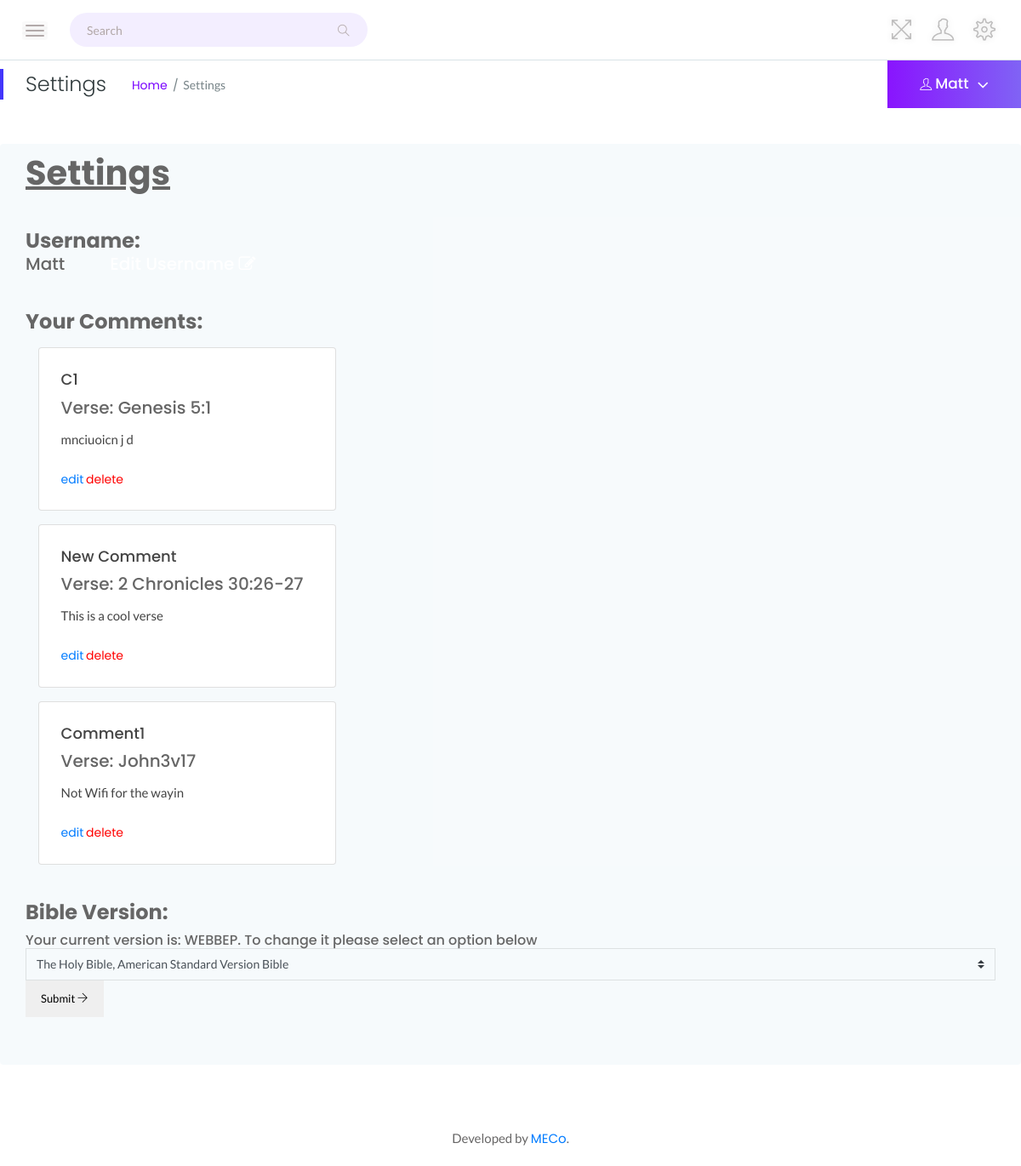
/settings/ (signed in), run on an earlier commit of the app's database.
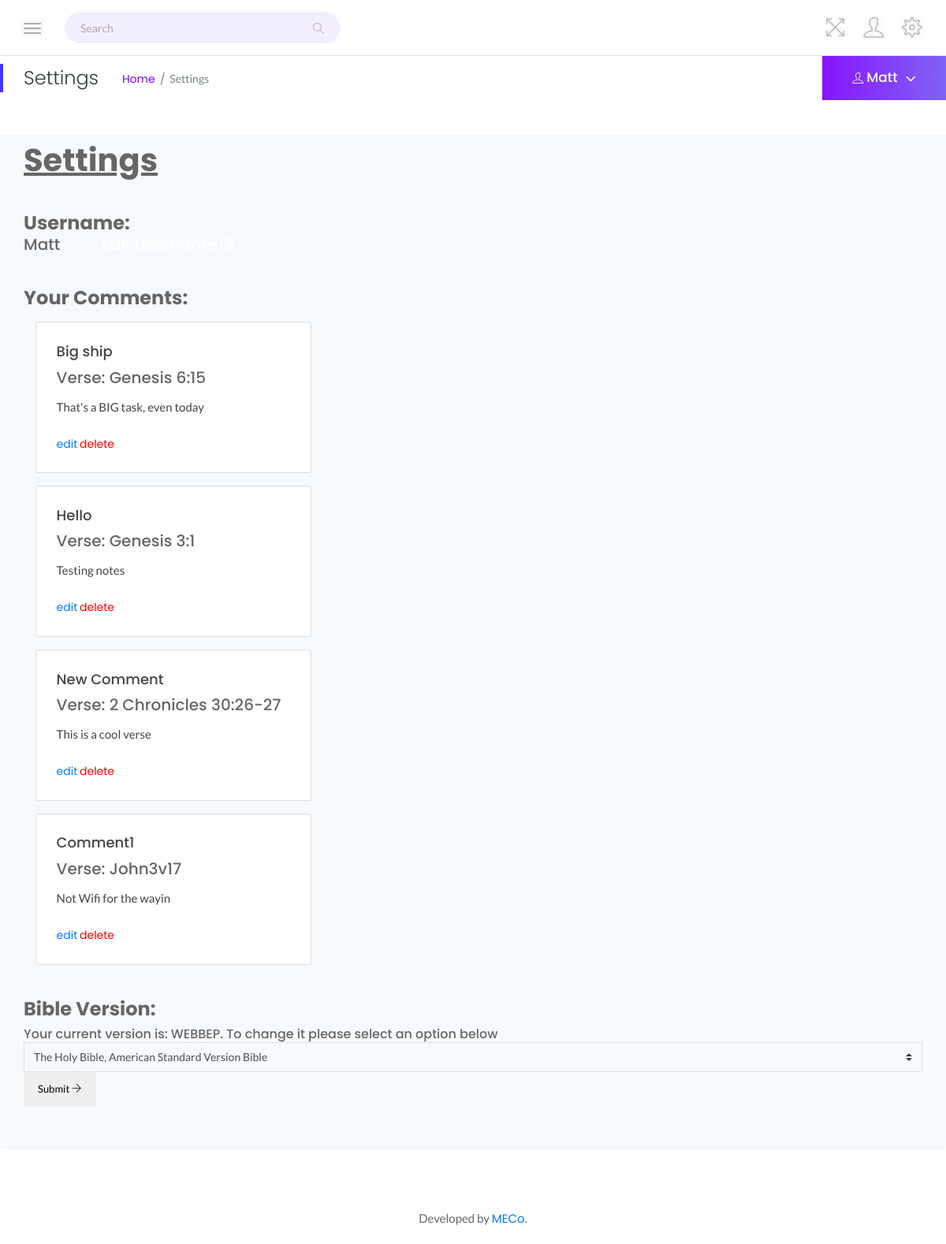
And on a later commit of the database.
### br/models.py (models this page shows, shortened)
class Comment(models.Model):
    text = models.TextField()
    author = models.ForeignKey(User, on_delete=models.CASCADE)
    date_posted = models.DateField(default=datetime.date.today)
    verse = models.CharField(max_length=100)
    title = models.CharField(max_length=100)
    reading = models.ForeignKey(Reading, on_delete=models.CASCADE, null=True, blank=True)

### user/models.py (models this page shows, shortened)
class UserProfile(models.Model):
    bible_versions = (("ASV", "The Holy Bible, American Standard Version Bible"),
                      ("engDRA", "Douay-Rheims American 1899 The Holy Bible in English, Douay-Rheims American Edition of 1899, translated from the Latin Vulgate"),
                      ("enggnv", "Geneva Bible common"),
                      ("enKJVe", "King James (Authorised) Version Ecumenical"),
                      ("enKJVp", "King James (Authorised) Version Protestant"),
                      ("engojp", "JPS TaNaKH 1917 Jewish"),
                      ("engRV", "Revised Version 1885 Interconfessional"),
                      ("GNT", "Good News Translation Protestant Bible"),
                      ("GNTD", "Good News Translation (US Version) Catholic Interconfessional Bible"),
                      ("T4T", "Translation for Translators common"),
                      ("WEBE", "World English Bible Ecumenical"),
                      ("WEBC", "World English Bible Catholic"),
                      ("WEBO", "World English Bible Orthodox"),
                      ("WEBP", "World English Bible Protestant"),
                      ("WEBBEE", "World English Bible British Edition Ecumenical"),
                      ("WEBBEC", "World English Bible British Edition Catholic"),
                      ("WEBBEO", "World English Bible British Edition Orthodox"),
                      ("WEBBEP", "World English Bible British Edition Protestant"),
                      ("WMB", "World Messianic Bible Messianic"),
                      ("WMBBEM", "World Messianic Bible British Edition Messianic"))
    user = models.OneToOneField(User, on_delete=models.CASCADE)
    bio = models.TextField(max_length=500, blank=True)
    desc = models.TextField(max_length=50, blank=True)
    friends = models.ManyToManyField(User, related_name="person")
    bible_ver = models.CharField(max_length=6, choices=bible_versions, default="WEBP")

### br/views.py (the view, shortened to what this page needs)
# urls.py: path('settings/', v.settings, name="settings"),
@login_required
def settings(request):
    comments = Comment.objects.filter(author=request.user).order_by('-date_posted')
    return render(request, 'br/settings.html', {'comments': comments})

### br/templates/br/settings.html (shortened to what this page needs)
{% extends 'br/home.html' %}
{% block top %}
<h4 class="page-title pull-left">Settings</h4>
<ul class="breadcrumbs pull-left">
    <li><a href="{% url 'index' %}">Home</a></li>
    <li><span>Settings</span></li>
</ul>
{% endblock %}
{% block content %}
<br>
<br>
<div class="row rounded settings-bg settings-bd">
    <div class="col-12 trans-bg settings-bd" style="background-color: rgba(243, 248, 251, 0) !important;">
        <div class="grid-col trans-bg settings-bd"><h1><u><strong>Settings</strong></u></h1>
        <br>
        <br>
        <h4><strong>Username:</strong></h4>
        <h5>{{ user.username }} <a class="text-white" href="{% url 'profile-edit' %}">Edit Username  <i class="fa fa-edit"></i> </a></h5>
        <br>
        <br>
        <h4><strong>Your Comments:</strong></h4>
        {% for comment in comments %}
        <div class="col-lg-4 col-md-6 mt-3">
            <div class="card card-bordered">
                <div class="card-body">
                    <h5 class="title">{{ comment.title }}</h5>
                    <h6 class="card-title">Verse: {{ comment.verse }}</h6>
                    <p class="card-text">{{ comment.text }}</p>
                    <a href="/settings/edit/comment/{{ comment.id }}">edit</a>
                    <a href="/settings/delete/comment/{{ comment.id }}" style="color:red;">delete</a>
                </div>
            </div>
        </div>
        {% endfor %}
        <br>
        <br>
        <form method="post" class="form-group">
            <label for="bible_ver"><h4><strong>Bible Version:</strong></h4></label>
            <h6>Your current version is: {{ user.userprofile.bible_ver }}. To change it please select an option below</h6>
            <select name="bible_ver" id="bible_ver" class="custom-select rounded-0" style="background-color: rgba(0, 0, 0, 0); border-color: rgba(0, 0, 0, 0.1)">
              <option value="ASV">The Holy Bible, American Standard Version Bible</option>
            </select>
            <button class="btn btn-flat" id="form_submit" type="submit" name="submit" value="Search">Submit <i class="ti-arrow-right"></i></button>
        </form>
        </div>
    </div>
</div>
{% endblock %}

### br/templates/br/home.html (shortened to what this page needs)
{% load static %}
<!doctype html>
<html class="no-js" lang="en">
<head>
    <link rel="stylesheet" href="{% static 'br/assets/css/bootstrap.min.css' %}">
    <link rel="stylesheet" href="{% static 'br/assets/css/font-awesome.min.css' %}">
    <link rel="stylesheet" href="{% static 'br/assets/css/themify-icons.css' %}">
    <link rel="stylesheet" href="{% static 'br/assets/css/metisMenu.css' %}">
    <link rel="stylesheet" href="{% static 'br/assets/css/owl.carousel.min.css' %}">
    <link rel="stylesheet" href="{% static 'br/assets/css/slicknav.min.css' %}">
    <link rel="stylesheet" href="https://www.amcharts.com/lib/3/plugins/export/export.css" type="text/css" media="all" />
    <link rel="stylesheet" href="{% static 'br/assets/css/typography.css' %}">
    <link rel="stylesheet" href="{% static 'br/assets/css/default-css.css' %}">
    <link rel="stylesheet" href="{% static 'br/assets/css/styles.css' %}">
    <link rel="stylesheet" href="{% static 'br/assets/css/responsive.css' %}">
</head>
<body>
    <div class="page-container">
        <div class="main-content bg-white">
            <div class="header-area">
                <div class="row align-items-center">
                    <div class="col-md-6 col-sm-8 clearfix">
                        <div class="nav-btn pull-left">
                            <span></span>
                            <span></span>
                            <span></span>
                        </div>
                        <div class="search-box pull-left">
                            <form action="#">
                                <input type="text" name="search" placeholder="Search" disabled required>
                                <i class="ti-search"></i>
                            </form>
                        </div>
                    </div>
                    <div class="col-md-6 col-sm-4 clearfix">
                        <ul class="notification-area pull-right">
                            <li id="full-view"><i class="ti-fullscreen"></i></li>
                            <li class="dsettings-btn">
                                <i class="ti-user"></i>
                            </li>
                            <li class="dsettings-btn">
                               <i class="ti-settings"></i>
                            </li>
                        </ul>
                    </div>
                </div>
            </div>
            <div class="page-title-area">
                <div class="row align-items-center">
                    <div class="col-sm-6">
                        <div class="breadcrumbs-area clearfix">
                        {% block top %}{% endblock %}
                        </div>
                    </div>
                    <div class="col-sm-6 clearfix">
                        <div class="user-profile pull-right">
                            <i class="ti ti-user user-thumb text-white pr-1"></i>
                            <h4 class="user-name dropdown-toggle" data-toggle="dropdown">{{ user.username }}<i class="fa fa-angle-down"></i></h4>
                        </div>
                    </div>
                </div>
            </div>
            <div class="main-content-inner bg-white">
            {% block content %}{% endblock %}
            </div>
        </div>
        <footer>
            <div class="footer-area">
                <p>Developed by <a href="https://github.com/mattp103/etcc">MECo</a>.</p>
            </div>
        </footer>
    </div>
</body>
</html>

### br/static/br/assets/css/typography.css (style rules this page uses)
a,a:focus,a:hover,a:visited { text-decoration:none }
ol ol,ol ul,p img,ul,ul ol,ul ul { margin:0 }
ol,ol ol li,ol ul li,p,ul,ul ol li,ul ul li { margin-bottom:0 }
body { font-size:14px;font-family:Lato,sans-serif }
h1,h2,h3,h4,h5,h6 { margin:0;font-family:Poppins,sans-serif }
p { font-family:Lato,sans-serif;font-size:15px;line-height:26px;color:#444 }
a,a:visited { transition:all .3s ease-in-out;-webkit-transition:all .3s ease-in-out;-moz-transition:all .3s ease-in-out;-o-transition:all .3s ease-in-out;outline:0;font-family:Poppins,sans-serif }
p a,p a:visited { line-height:inherit;outline:0 }
ol,ul { margin-top:0;padding:0 }
ul { list-style-type:none }
button { cursor:pointer;outline:0!important;letter-spacing:0 }

### br/static/br/assets/css/default-css.css (style rules this page uses)
body,html { -webkit-font-smoothing:antialiased }
#preloader,body { background:#fff }
* { margin:0;padding:0 }
*,:after,:before { -moz-box-sizing:border-box;-webkit-box-sizing:border-box;box-sizing:border-box }
body { font-weight:400;-webkit-text-size-adjust:100% }
:root { --primary-color:#4336FB }

### br/static/br/assets/css/responsive.css (style rules this page uses)
@media screen and (min-width:1200px) and (max-width:1440px) { .card-title { font-size:20px } }
@media (min-width:1200px) and (max-width:1364px) { .main-content-inner { padding:0 15px 50px } }
@media (min-width:1200px) and (max-width:1364px) { .page-container,.sbar_collapsed.page-container { padding-left:0 } }

What changed in the data, as far as the page shows it:
removed Comment: title "C1", verse "Genesis 5:1", text "mnciuoicn j d"
added Comment: title "Big ship", verse "Genesis 6:15", text "That's a BIG task, even today"
added Comment: title "Hello", verse "Genesis 3:1", text "Testing notes"
